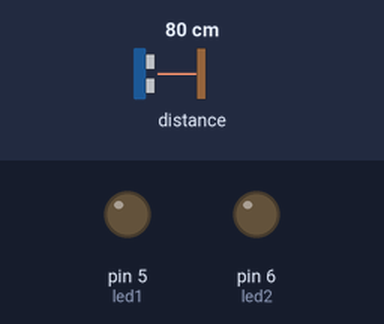
A sketch run on a simulated Arduino Mega 2560, built with avr-gcc and run on an emulated ATmega2560. Shown: output pins drawn as LEDs (lit = HIGH). Dashed ring = blinking. The test bench sets the inputs (shaded band); at power-on: distance to the obstacle 80 cm.

Above: at 0.1 s.
At 1.76 s:
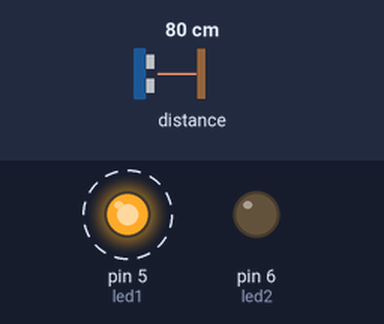
2.3 s: distance to the obstacle set to 75 cm
5.3 s: distance to the obstacle set to 69 cm
Timing chart, 0 to 14.3 s (numbered marks = the images above; inputs shaded):
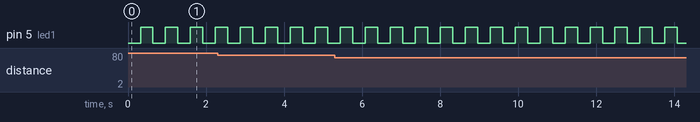

Measured:
- by itself, pin 5 (led1): alternates HIGH for 0.32 s and LOW for 0.32 s

The sketch:

Full_code_2.0.ino
```cpp
#include <AccelStepper.h>
#include <TFMPlus.h>                          // Include TFMini Plus Library v1.5.0
TFMPlus tfmP;                                 // Create a TFMini Plus object

//Initialize Variables________________________________________
const int stepsPerRevolution = 400;           // change this to fit the number of steps per revolution
AccelStepper stepper(1,8,9);
int led1 = 5;                                 // Green LED
int led2 = 6;                                 // Red LED
bool toggle = true;                           // Led is on when true, off when false
enum condition{GOOD, EMERGENCY, FINISH};      // A new type instead of using integers
condition system_state = GOOD;                // Either scanning or triggered
int16_t tfDist = 10000;                       // Distance to object in centimeters
int16_t tfDist1 = 0;                          // Distance to object in centimeters
int16_t tfDist2 = 0;                          // Distance to object in centimeters

void setup(){

  //LIGHTS CONFIGURATION_______________________________________
  pinMode(led1, OUTPUT);                      // Green led setup
  pinMode(led2, OUTPUT);                      // Red Led setup

  //STEPPER CONFIGURATION_______________________________________
  stepper.setMaxSpeed(5000);        // Speed = Steps/Second
  stepper.setAcceleration(5000);    // Acceleration = Steps/(second^2)
  stepper.disableOutputs();         // Disable outputs -> motor won't get hot
  stepper.setCurrentPosition(0);

  //TIMER1 CONFIGURATION________________________________________
  TCCR1A = 0;                                 // Set entire TCCR1A register to 0
  TCCR1B = 0;                                 // Same for TCCR1B
  TCNT1  = 0;                                 // Initialize counter value to 0

  // Set The Output Compare Register
  OCR1A = 4999;                               // An iterupt will occur once the timer overflows on the OCR value

  // turn on CTC mode
  TCCR1B |= B00000100;                        // (1 << WGM12);//B00000100;

  // Set CS12 and CS10 bits for 1024 prescaler
  TCCR1B |= (1 << CS12) | (1 << CS10);        // 16*10^6)/(1024) - 1 = 15.624kHz instead of 16MHz

  // enable timer compare interrupt
  TIMSK1 |= B00000010;                        // (1 << OCIE1A); //B00000010;

  //STEPPER CONFIGURATION_____________________________________________________
  //myStepper.setSpeed(60);                     // Sets the motor speed in rotations per minute (RPMs)
                                              // This function doesn't make the motor turn

  //LIDAR CONFIGURATION________________________________________________________
  Serial2.begin(115200);                      // Initialize TFMPLus device serial port.
  delay(20);                                  // Give port time to initalize
  tfmP.begin( &Serial2);                      // Initialize device library object and...
                                              // pass device serial port to the object.
  delay(1000);                                 // And wait for half a second. (give lidar time to collect data)

  sei();                                      //allow interrupts
}

// Timer1 interupt for the signal LEDs_________________________________________
ISR(TIMER1_COMPA_vect){
  TCNT1 = 0;                                  // This is an important piece of the interupt
  if(system_state == GOOD){                   // If system is in scanning mode, blink green LED
    toggle = !toggle;
    digitalWrite(led1, toggle);               // Toggle green LED
  }

  else if(system_state == EMERGENCY){         // Otherwise, in active/triggered mode blink red LED
    toggle = !toggle;
    digitalWrite(led1, LOW);                  // Turn green LED off
    digitalWrite(led2, toggle);               // Toggle red LED
  }
  else{
    digitalWrite(led1, LOW);                  // Turn green LED off
    digitalWrite(led2, LOW);                  // Turn red LED off
  }
}

void loop(){
// LIDAR SCANNING__________________________________________________________
  if(system_state == GOOD){
    tfmP.getData(tfDist1);       // Get initial distance from the LiDAR.
    delay(20);                   // Loop delay to match the 20Hz data frame rate (change back to 50), note delay(1000) == 1 second
    tfmP.getData(tfDist2);       // Get final distance from the LiDAR.
    delay(20);                   // Loop delay to match the 20Hz data frame rate (change back to 50)
  }

  // Speed relative to the car in front and relative distance
  if(system_state == GOOD && (tfDist1-tfDist2)/0.02 >= 400 && tfDist > 500){   //(dist2 - dist1)/0.02 == 1111.1cm/s which is 40km/h (5 meters now)
    system_state = EMERGENCY;
 }

 // Emergency Stepper______________________________________________________
  if(system_state == EMERGENCY){
    stepper.enableOutputs(); // Enables the pins
    stepper.runToNewPosition(9500);// 9500
    stepper.run(); // Move 1 step per clock cycle
    delay(3000);
    stepper.setMaxSpeed(2000);        // Speed = Steps/Second
    stepper.setAcceleration(200);    // Acceleration = Steps/(second^2)
    stepper.runToNewPosition(0);
    stepper.run(); // Move 1 step per clock cycle
    system_state = FINISH;
  }

  if(system_state == FINISH){
    stepper.disableOutputs();         // Disable outputs -> motor won't get hot
  }
}
```
